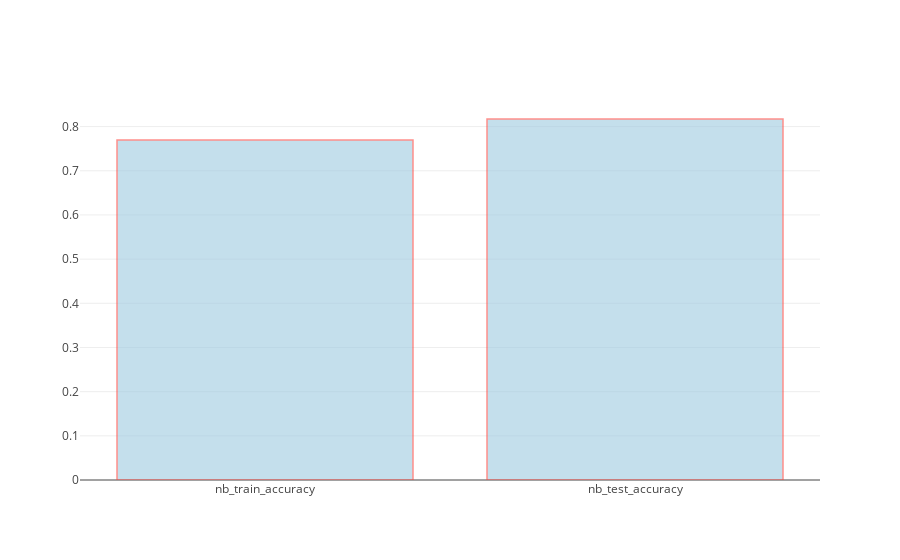

Source (notebook cell):
### Code cell
data = [go.Bar(
            x=["nb_train_accuracy","nb_test_accuracy"],
            y=[nb_train_accuracy,nb_test_accuracy],
            marker=dict(color='rgb(158,202,225)',
            line=dict(color='rgba(254, 69, 62, 1)',
            width=1.5),
        ),
    opacity=0.6
    )]

iplot(data, filename='text-hover-bar')

### Figure 1 — Plotly figure (JSON) as saved in the notebook; plotly's stock layout.template omitted (floating-point values rounded to 4 significant figures)
{"data": [{"marker": {"color": "rgb(158,202,225)", "line": {"color": "rgba(254, 69, 62, 1)", "width": 1.5}}, "opacity": 0.6, "type": "bar", "uid": "a45457cc-4114-11e9-b4ce-2816ad271347", "x": ["nb_train_accuracy", "nb_test_accuracy"], "y": [0.7696, 0.8172]}], "layout": {}}
